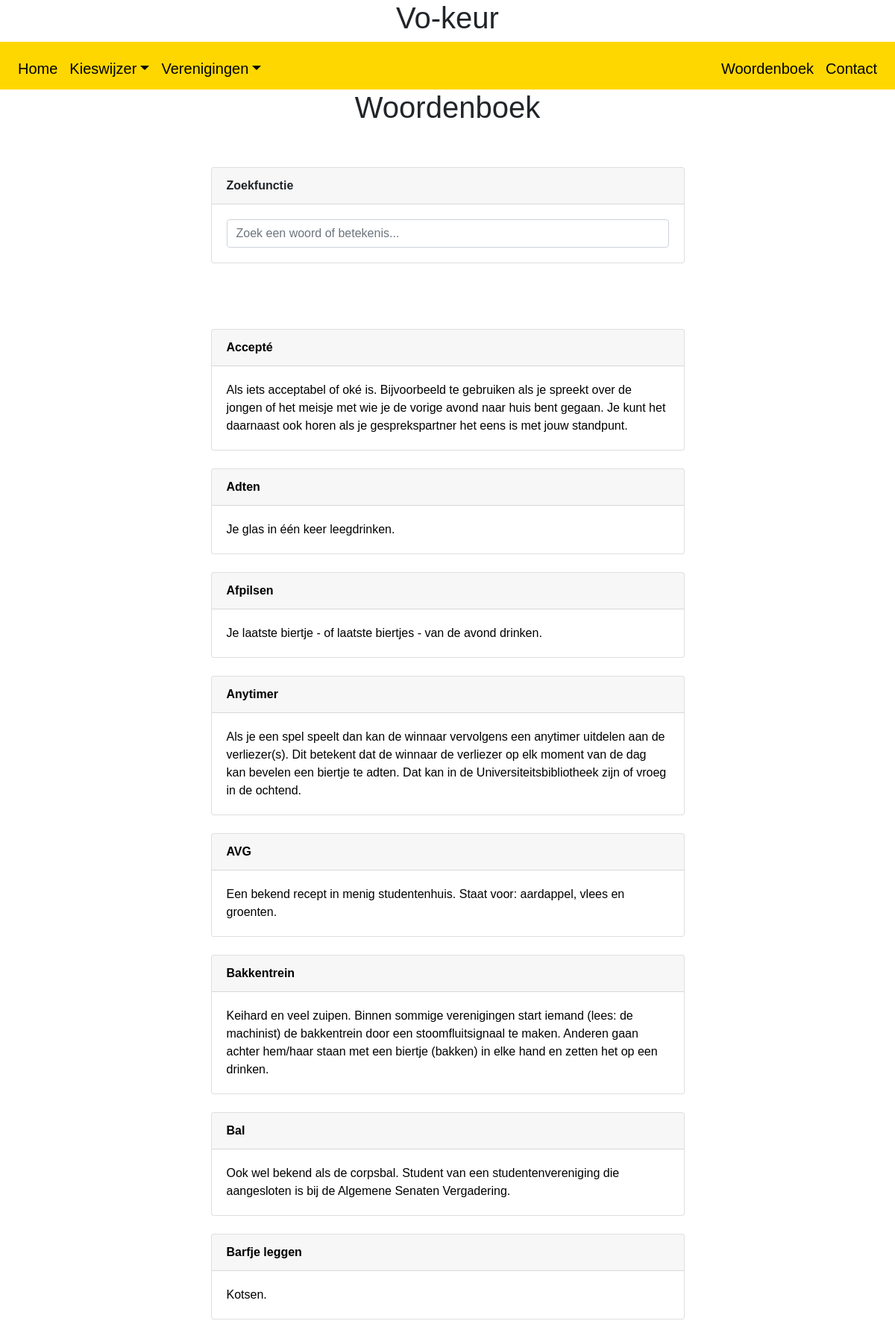
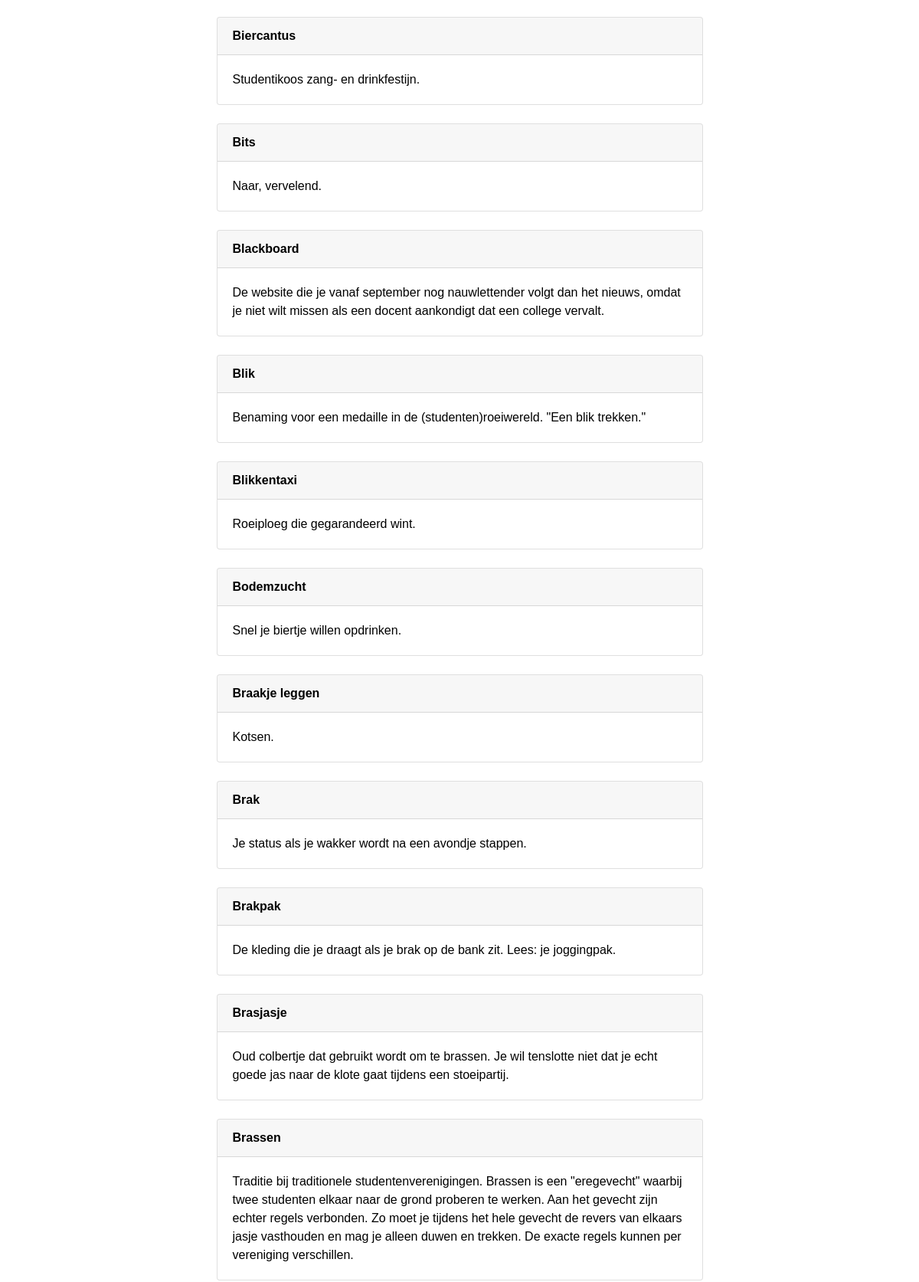
Page /woorden/ (upper part) on the committed database (2 pictures, top to bottom).
### website/models.py (models this page shows, shortened)
class Woorden(models.Model):
    letter = models.ForeignKey(Letter, on_delete=models.CASCADE, related_name='woorden')
    woord = models.CharField(max_length=64, null=True, blank=True)
    betekenis = models.CharField(max_length=600, null=True, blank=True)

### website/views.py (the view)
# urls.py: path("woorden/", views.woorden, name="woorden"),
def woorden(request):
    context = {
        "woorden": Woorden.objects.all().order_by('letter'),
        "stad": Stad.objects.all(),
    }
    return render(request, "woorden.html", context)

### website/templates/woorden.html (shortened to what this page needs)
{% extends "layout.html" %}
{% load static %}
{% block main %}
    <h1 class="text-center"> Woordenboek </h1>
    <div class="container">
        <br><br>
        <ul style="list-style-type: none; padding-left: 0;">
            <li>
                <div class="row justify-content-center">
                    <div class="col-12 col-md-9 col-lg-7">
                        <div class="card">
                            <div class="card-header">
                                <strong>Zoekfunctie</strong>
                            </div>
                            <div class="card-body">
                                <div>
                                    <input class="form-control" type="text" id="zoekinput" onkeyup="woordzoeker()" placeholder="Zoek een woord of betekenis...">
                                </div>
                            </div>
                        </div>
                        <br>
                    </div>
                </div>
            </li>
        </ul>
        <br><br>
        <ul id="woordenlijst" style="list-style-type: none; padding-left: 0;">
            {% for woord in woorden %}
            <li>
                <a href="#" style="color: black; text-decoration: none; pointer-events: none; cursor: default;">
                    <div class="row justify-content-center">
                        <div class="col-12 col-md-9 col-lg-7">
                            <div class="card">
                                <div class="card-header">
                                    <strong>{{ woord.woord }}</strong>
                                </div>
                                <div class="card-body">
                                    {{ woord.betekenis }}
                                </div>
                            </div>
                            <br>
                        </div>
                    </div>
                </a>
            {% endfor %}
            </li>
        </ul>
    </div>
{% endblock %}

### website/static/website/styles.css (style rules this page uses)
* { font-family: "Avenir", Helvetica, sans-serif; }

### rows in the picture
Woorden: woord "Accepté", betekenis "Als iets acceptabel of oké is. Bijvoorbeeld te gebruiken als je spreekt over de jongen of het meisje met wie je de vorige avond naar huis bent gegaan. Je kunt het daarnaast ook horen als je gesprekspartner het eens is met jouw standpunt."
Woorden: woord "Adten", betekenis "Je glas in één keer leegdrinken."
Woorden: woord "Afpilsen", betekenis "Je laatste biertje - of laatste biertjes - van de avond drinken."
Woorden: woord "Anytimer", betekenis "Als je een spel speelt dan kan de winnaar vervolgens een anytimer uitdelen aan de verliezer(s). Dit betekent dat de winnaar de verliezer op elk moment van de dag kan bevelen een biertje te adten. Dat kan in de Universiteitsbibliotheek zijn of vroeg in de ochtend."
Woorden: woord "AVG", betekenis "Een bekend recept in menig studentenhuis. Staat voor: aardappel, vlees en groenten."
Woorden: woord "Bakkentrein", betekenis "Keihard en veel zuipen. Binnen sommige verenigingen start iemand (lees: de machinist) de bakkentrein door een stoomfluitsignaal te maken. Anderen gaan achter hem/haar staan met een biertje (bakken) in elke hand en zetten het op een drinken."
Woorden: woord "Bal", betekenis "Ook wel bekend als de corpsbal. Student van een studentenvereniging die aangesloten is bij de Algemene Senaten Vergadering."
Woorden: woord "Barfje leggen", betekenis "Kotsen."
Woorden: woord "Biercantus", betekenis "Studentikoos zang- en drinkfestijn."
Woorden: woord "Bits", betekenis "Naar, vervelend."
Woorden: woord "Blackboard", betekenis "De website die je vanaf september nog nauwlettender volgt dan het nieuws, omdat je niet wilt missen als een docent aankondigt dat een college vervalt."
Woorden: woord "Blik", betekenis "Benaming voor een medaille in de (studenten)roeiwereld. \"Een blik trekken.\""
Woorden: woord "Blikkentaxi", betekenis "Roeiploeg die gegarandeerd wint."
Woorden: woord "Bodemzucht", betekenis "Snel je biertje willen opdrinken."
Woorden: woord "Braakje leggen", betekenis "Kotsen."
Woorden: woord "Brak", betekenis "Je status als je wakker wordt na een avondje stappen."
Woorden: woord "Brakpak", betekenis "De kleding die je draagt als je brak op de bank zit. Lees: je joggingpak."
Woorden: woord "Brasjasje", betekenis "Oud colbertje dat gebruikt wordt om te brassen. Je wil tenslotte niet dat je echt goede jas naar de klote gaat tijdens een stoeipartij."
Woorden: woord "Brassen", betekenis "Traditie bij traditionele studentenverenigingen. Brassen is een \"eregevecht\" waarbij twee studenten elkaar naar de grond proberen te werken. Aan het gevecht zijn echter regels verbonden. Zo moet je tijdens het hele gevecht de revers van elkaars jasje vasthouden en mag je alleen duwen en trekken. De exacte regels kunnen per vereniging verschillen."
